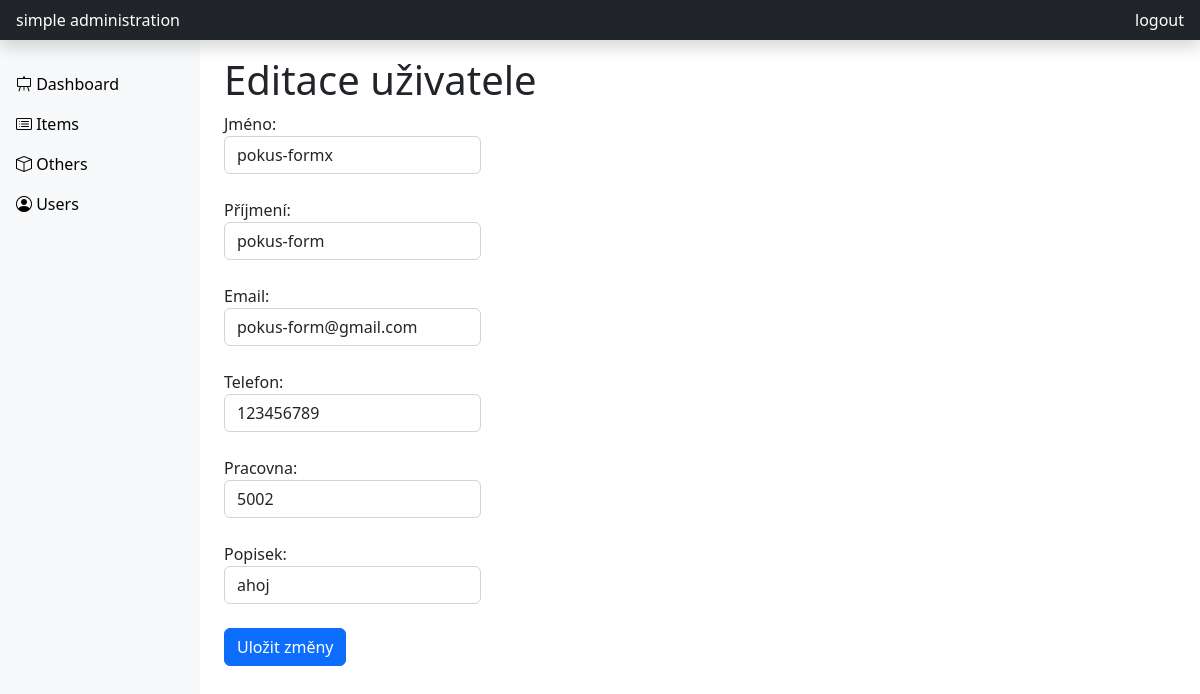
/edit_user.php?id=26 (signed in), run on the app's committed database.
### tables this page shows
CREATE TABLE `users` (
  `id` int(11) NOT NULL,
  `jmeno` varchar(200) NOT NULL,
  `prijmeni` varchar(200) NOT NULL,
  `email` varchar(40) NOT NULL,
  `telefon` int(9) NOT NULL,
  `pracovna` varchar(50) NOT NULL,
  `popisek` varchar(50) NOT NULL,
  `heslo` varchar(100) NOT NULL,
  `admin` tinyint(1) DEFAULT 0
);

### edit_user.php (the view, shortened to what this page needs)
<?php
include "includes/nav.php";
include "includes/session.php";
if (isset($_GET["id"])) {
    $user_id = $_GET["id"];
    $sql = "SELECT * FROM users WHERE id = ?";
    $stmt = $conn->prepare($sql);
    $stmt->bind_param("i", $user_id);
    $stmt->execute();
    $result = $stmt->get_result();
    $user = $result->fetch_assoc();
}
?>
<!DOCTYPE html>
<html lang="cs">
<head>
</head>
<body>
    <main class="col-md-9 ms-sm-auto col-lg-10 px-md-4 pt-3 pb-3">
        <h1>Editace uživatele</h1>
        <form action="" method="post">
            <div class="mb-3">
                <label class="form-label">Jméno:
                    <input class="form-control" type="text" name="jmeno" value="<?= htmlspecialchars($user['jmeno']) ?>" required></label>
            </div>
            <div class="mb-3"><label class="form-label">Příjmení:
                    <input class="form-control" type="text" name="prijmeni" value="<?= htmlspecialchars($user['prijmeni']) ?>" required></label></div>
            <div class="mb-3"><label class="form-label">Email:
                    <input class="form-control" type="email" name="email" value="<?= htmlspecialchars($user['email']) ?>" required></label></div>
            <div class="mb-3"><label class="form-label">Telefon:
                    <input class="form-control" type="text" name="telefon" value="<?= htmlspecialchars($user['telefon']) ?>" maxlength="9" pattern="\d{9}" required></label></div>
            <div class="mb-3"><label class="form-label">Pracovna:
                    <input class="form-control" type="text" name="pracovna" value="<?= htmlspecialchars($user['pracovna']) ?>"></label></div>
            <div class="mb-3"><label class="form-label">Popisek:
                    <input class="form-control" type="text" name="popisek" value="<?= htmlspecialchars($user['popisek']) ?>"></label></div>
            <button type="submit" class="btn btn-primary">Uložit změny</button>
        </form>
    </main>
</body>
</html>

### data on the page
users: jmeno "pokus-formx", prijmeni "pokus-form", email "pokus-form@gmail.com", telefon "123456789", pracovna "5002", popisek "ahoj"
